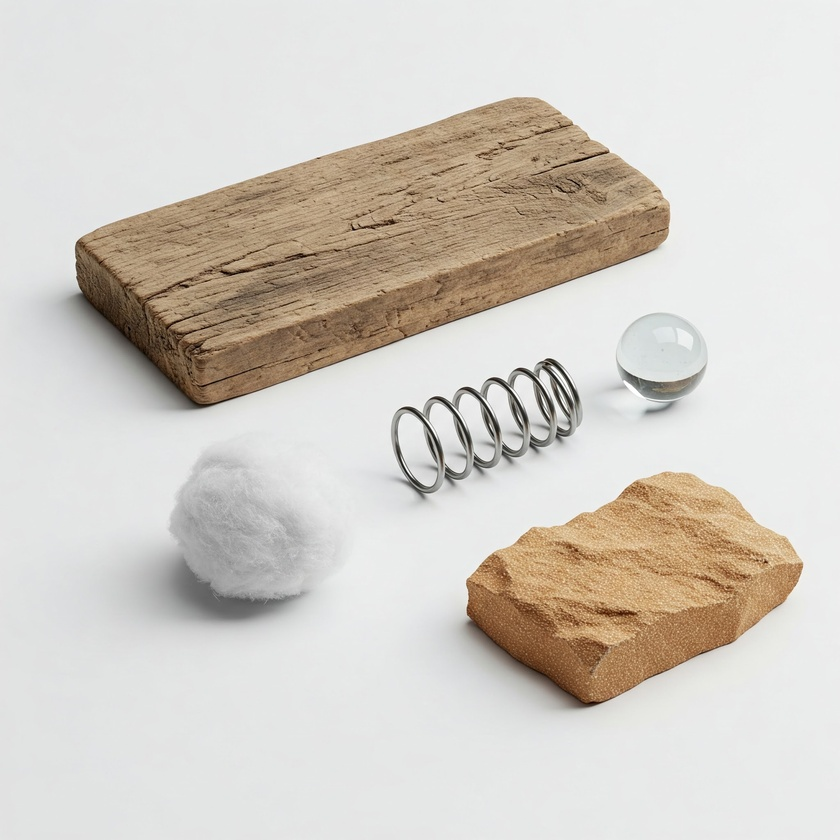
#> input picture week5_advanced_morphology/sample_images/foto1.jpeg, 840 x 840 px, shrunk from 2048 x 2048 before the run
$ python morphological_operations_showcase.py
#> lines starting #> are read from the running program, lines starting #| are printed output that depends on the picture; after the words box and inside, x2 and y2 are one past the last pixel; in counts of white or black regions, pixels touching at a corner belong together
import cv2  # OpenCV for image loading and morphological operations
import numpy as np
import matplotlib.pyplot as plt

# Path to your image file within the sample_images subfolder of week5.
# Create 'week5_morphological_operations/sample_images/' and place your image there.
IMAGE_PATH = "sample_images/foto1.jpeg"  # Veya "flowers.jpg", "clean.jpeg" gibi başka bir resim kullan

try:
    # Load the image
    original_image_bgr = cv2.imread(IMAGE_PATH)
#> original_image_bgr is the input picture: shape (840, 840, 3); mean B, G, R 197.7, 205.4, 210.9

    if original_image_bgr is None:
        raise FileNotFoundError(f"Resim '{IMAGE_PATH}' yolunda bulunamadı veya açılamadı.")

    # Convert to grayscale
    gray_image = cv2.cvtColor(original_image_bgr, cv2.COLOR_BGR2GRAY)
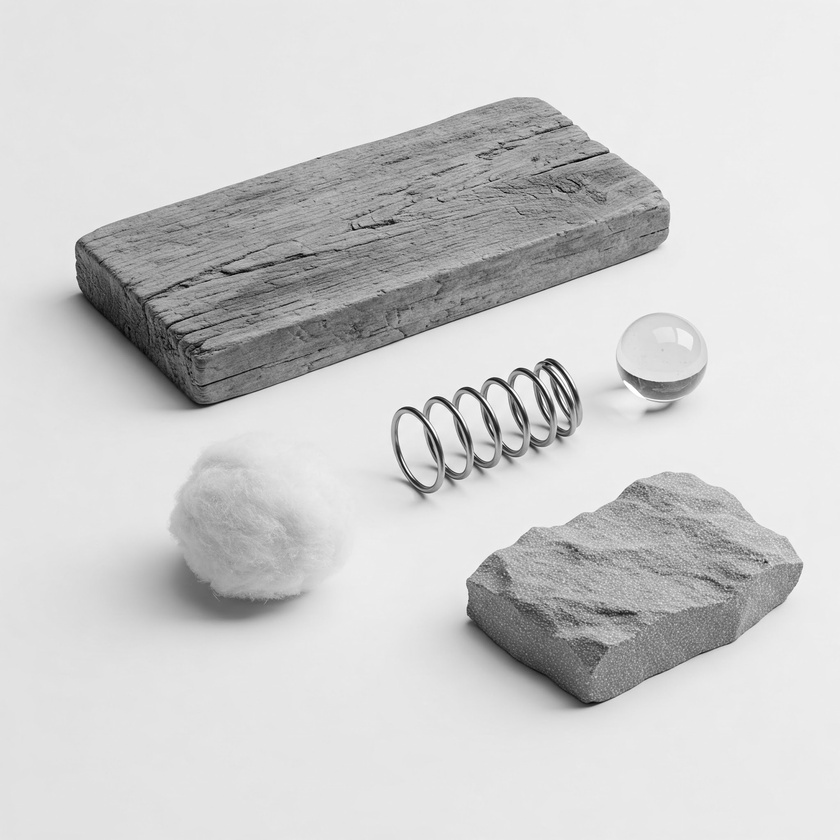
#> gray_image: shape (840, 840); min 2, max 255, mean 206
    print(f"'{IMAGE_PATH}' başarıyla gri tonlamalı olarak yüklendi.")

    # --- Resmi ikili (binary) hale getirme (Otsu metoduyla) ---
    # Morfolojik operasyonlar genellikle ikili görüntülerde daha net sonuçlar verir.
    # THRESH_BINARY_INV kullanarak ilgilenilen nesnelerin beyaz (255), arka planın siyah (0) olmasını sağlıyoruz.
    ret_otsu, binary_image = cv2.threshold(gray_image, 0, 255, cv2.THRESH_BINARY_INV + cv2.THRESH_OTSU)
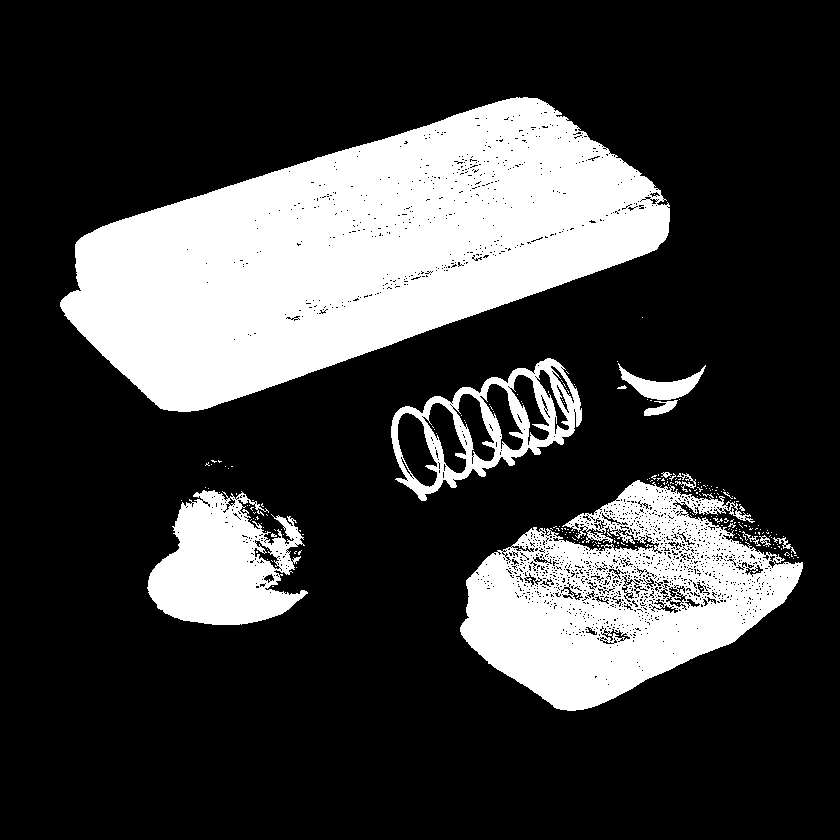
#> binary_image: shape (840, 840); 24.5% white; 230 white regions (216 under 20 px), largest, box (x1, y1, x2, y2) and area: (60, 97, 670, 412) 106813, (460, 480, 803, 711) 41726, (147, 490, 308, 625) 13748
#> ret_otsu = 182

    print(f"Resim Otsu eşik değeri ({ret_otsu}) ile ikili hale getirildi.")
#| Resim Otsu eşik değeri (182.0) ile ikili hale getirildi.
    print("Morfolojik operasyonlar için nesnelerin beyaz (255), arka planın siyah (0) olduğu varsayılır.")

    # --- Yapılandırma elemanı (kernel) tanımlama ---
    # PDF Kod 3.13 "kernel = ones((5,5), uint8)" kullanıyor.
    kernel_size = 5
    # kernel = np.ones((kernel_size, kernel_size), np.uint8) # PDF'teki gibi NumPy ile
    kernel = cv2.getStructuringElement(cv2.MORPH_RECT, (kernel_size, kernel_size))  # Veya OpenCV ile
    print(f"{kernel_size}x{kernel_size} boyutunda dikdörtgen bir kernel kullanılıyor.")

    # --- PDF Kod 3.13'teki Morfolojik Operasyonları Uygulama ---

    # 1. Aşındırma (Erosion)
    eroded_image = cv2.erode(binary_image, kernel, iterations=1)
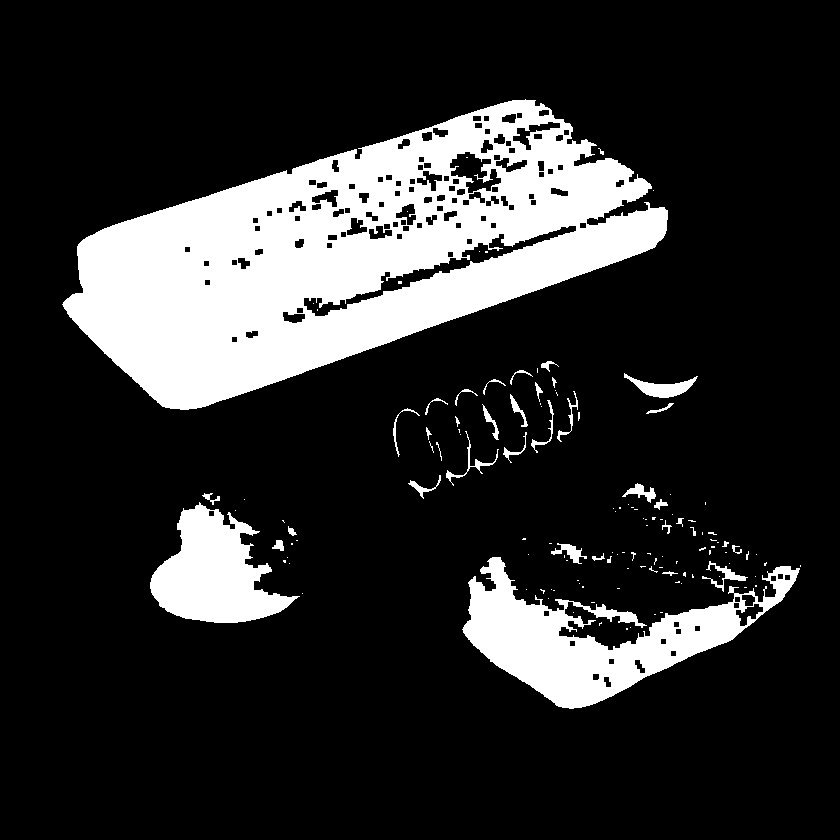
#> eroded_image: shape (840, 840); 17.9% white; 134 white regions (96 under 20 px), largest, box (x1, y1, x2, y2) and area: (62, 99, 668, 410) 93317, (462, 557, 800, 709) 18709, (150, 502, 300, 623) 9930

    # 2. Genişletme (Dilation)
    dilated_image = cv2.dilate(binary_image, kernel, iterations=1)
#> dilated_image: shape (840, 840); 28% white; 7 white regions, largest, box (x1, y1, x2, y2) and area: (58, 95, 672, 414) 111693, (458, 470, 805, 713) 53354, (145, 485, 310, 627) 16853

    # 3. Açma (Opening): Aşındırma -> Genişletme
    opened_image = cv2.morphologyEx(binary_image, cv2.MORPH_OPEN, kernel)
#> opened_image: shape (840, 840); 21.9% white; 54 white regions, largest, box (x1, y1, x2, y2) and area: (60, 97, 670, 412) 105424, (460, 555, 803, 711) 24403, (148, 491, 305, 625) 11730

    # 4. Kapama (Closing): Genişletme -> Aşındırma
    closed_image = cv2.morphologyEx(binary_image, cv2.MORPH_CLOSE, kernel)
#> closed_image: shape (840, 840); 26.1% white; 11 white regions (5 under 20 px), largest, box (x1, y1, x2, y2) and area: (60, 97, 670, 412) 107961, (460, 472, 803, 711) 50637, (147, 487, 308, 625) 15225, (391, 358, 582, 501) 8904, (617, 363, 706, 416) 1637, (205, 460, 222, 466) 48

    # 5. Morfolojik Gradyan: Genişletme - Aşındırma
    gradient_image = cv2.morphologyEx(binary_image, cv2.MORPH_GRADIENT, kernel)
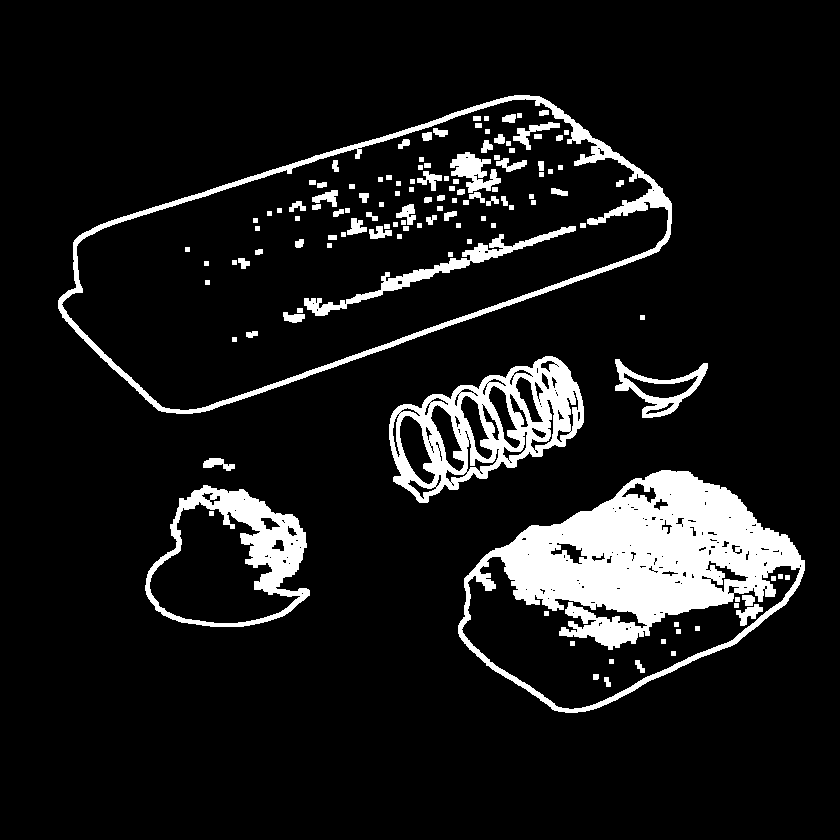
#> gradient_image: shape (840, 840); 10.1% white; 128 white regions, largest, box (x1, y1, x2, y2) and area: (458, 470, 805, 713) 32305, (389, 356, 584, 503) 11025, (58, 95, 672, 414) 9014

    # 6. Top Hat: Orijinal resim - Açma işlemi sonucu
    tophat_image = cv2.morphologyEx(binary_image, cv2.MORPH_TOPHAT, kernel)
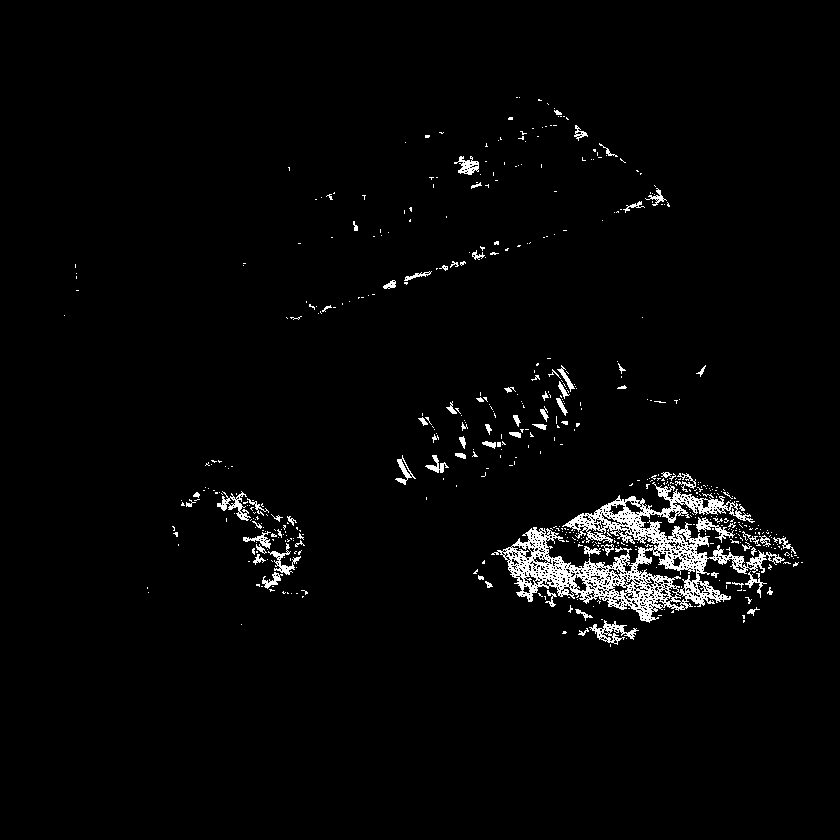
#> tophat_image: shape (840, 840); 2.6% white in thin lines or dots, all inside (x1, y1, x2, y2) = (64, 97, 803, 647)

    # 7. Black Hat: Kapama işlemi sonucu - Orijinal resim
    blackhat_image = cv2.morphologyEx(binary_image, cv2.MORPH_BLACKHAT, kernel)
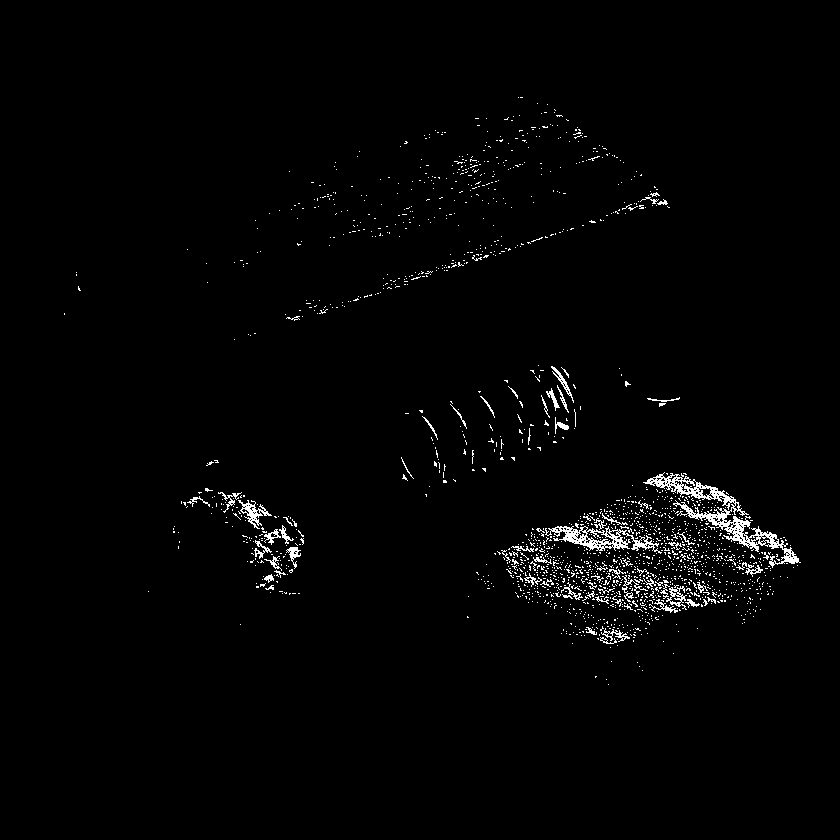
#> blackhat_image: shape (840, 840); 1.7% white in thin lines or dots, all inside (x1, y1, x2, y2) = (64, 97, 801, 685)

    print(f"'{IMAGE_PATH}' resminin ikili haline 7 morfolojik operasyon uygulandı.")

    # --- Sonuçları Matplotlib ile gösterme (PDF Şekil 3.28'e benzer) ---
    # 8 görüntü göstereceğiz: Orijinal İkili + 7 operasyon. 3x3 grid uygun olur.
    titles = [
        'Binarized Image (Input)', 'Erosion', 'Dilation',
        'Opening', 'Closing', 'Gradient',
        'Top Hat', 'Black Hat', 'Original Grayscale'  # Orijinal griyi de ekleyelim
    ]
    images_to_display = [
        binary_image, eroded_image, dilated_image,
        opened_image, closed_image, gradient_image,
        tophat_image, blackhat_image, gray_image
    ]

    plt.figure(figsize=(15, 15))  # 3x3 grid için figür boyutunu ayarla

    for i in range(len(images_to_display)):
        plt.subplot(3, 3, i + 1)
        plt.imshow(images_to_display[i], cmap='gray')
        plt.title(titles[i], fontsize=10)
        plt.xticks([])  # PDF'teki gibi eksen işaretlerini kaldır
        plt.yticks([])
#> this loop made 9 passes

    plt.tight_layout(pad=1.5)  # Alt grafikler arası boşluğu ayarla
    plt.suptitle("Morphological Operations Showcase (Kernel: 5x5)", fontsize=16, y=0.99)
    plt.subplots_adjust(top=0.95)  # Ana başlık için yer aç
    plt.show()

except FileNotFoundError as fnf_error:
    print(fnf_error)
except Exception as e:
    import traceback

    print(f"Beklenmedik bir hata oluştu: {e}")
    traceback.print_exc()

$ run again, with week5_advanced_morphology/sample_images/foto2.jpeg copied over week5_advanced_morphology/sample_images/foto1.jpeg
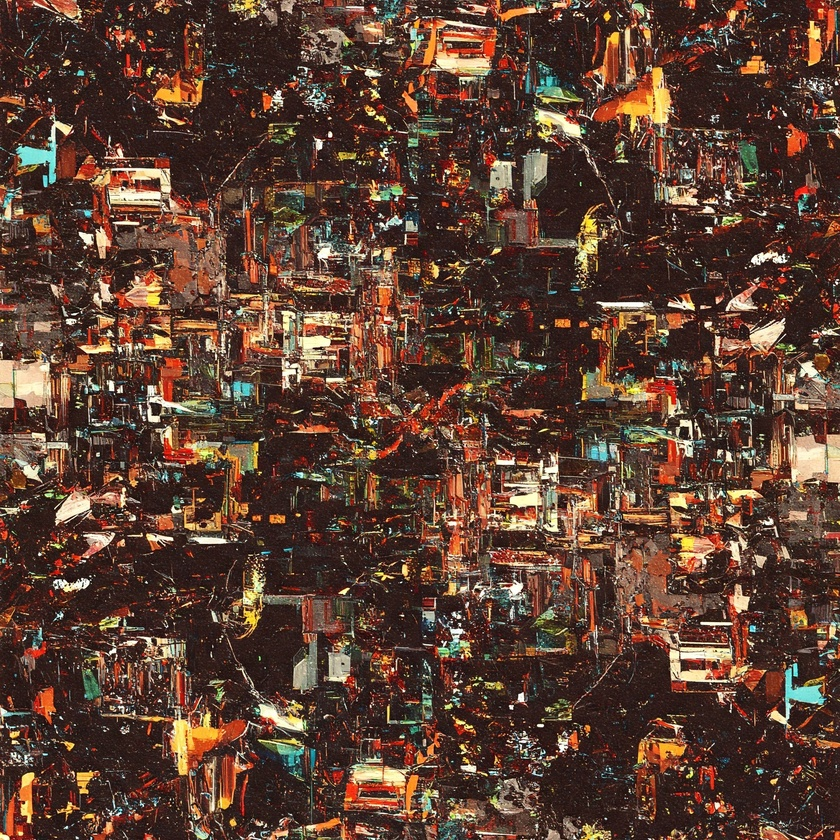
#> input picture week5_advanced_morphology/sample_images/foto2.jpeg, 840 x 840 px, shrunk from 2048 x 2048 before the run
#> original_image_bgr is the input picture: shape (840, 840, 3); mean B, G, R 50.8, 64.8, 93
#> `ret_otsu, binary_image = cv2.threshold(gray_image, 0, 255, cv2.THRESH_..`:
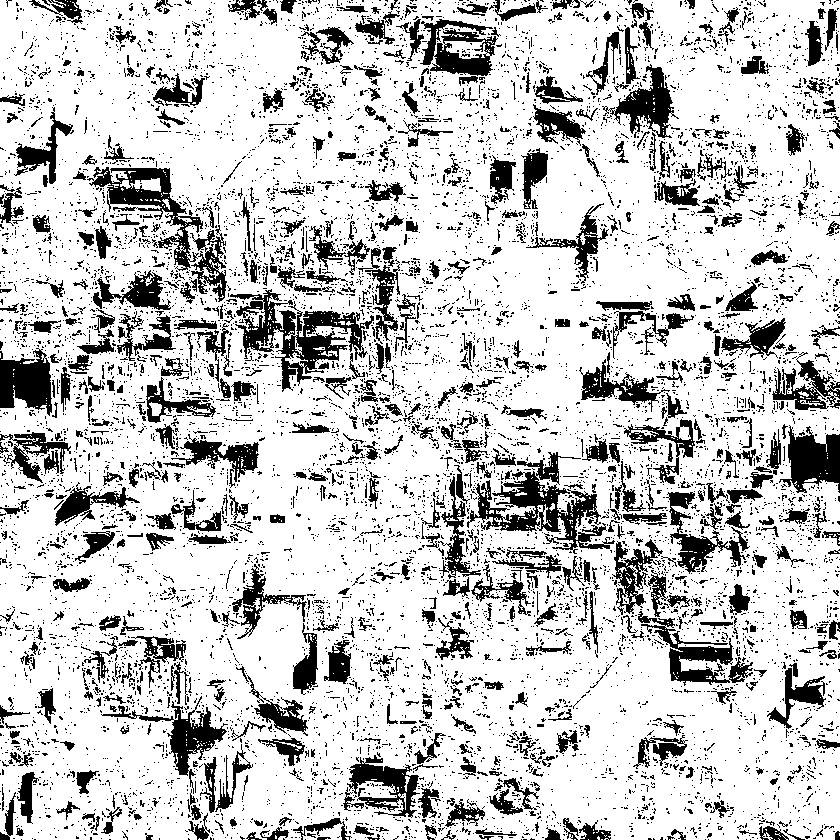
#> binary_image: shape (840, 840); 78.8% white; 9360 black regions (8584 under 20 px), largest, box (x1, y1, x2, y2) and area: (230, 289, 374, 392) 4689, (467, 452, 615, 554) 4682, (87, 167, 203, 271) 3087
#> ret_otsu = 105
#| Resim Otsu eşik değeri (105.0) ile ikili hale getirildi.
#> eroded_image: shape (840, 840); 36.6% white; 1091 white regions (776 under 20 px), largest, box (x1, y1, x2, y2) and area: (0, 368, 445, 840) 45950, (382, 59, 792, 461) 45906, (434, 501, 840, 840) 41218
#> dilated_image: shape (840, 840); 97.2% white; 453 black regions (311 under 20 px), largest, box (x1, y1, x2, y2) and area: (790, 437, 840, 483) 1650, (0, 362, 49, 406) 1648, (172, 716, 220, 773) 716
#> opened_image: shape (840, 840); 63.4% white; 1589 black regions (1312 under 20 px), largest, box (x1, y1, x2, y2) and area: (0, 135, 840, 713) 134367, (325, 0, 772, 227) 23324, (69, 610, 320, 840) 14133
#> closed_image: shape (840, 840); 92.7% white; 375 black regions (1 under 20 px), largest, box (x1, y1, x2, y2) and area: (788, 435, 840, 485) 2154, (0, 360, 51, 408) 2108, (617, 68, 671, 129) 1519
#> tophat_image: shape (840, 840); 15.4% white in thin lines or dots
#> `blackhat_image = cv2.morphologyEx(binary_image, cv2.MORPH_BLACKHAT, ke..`:
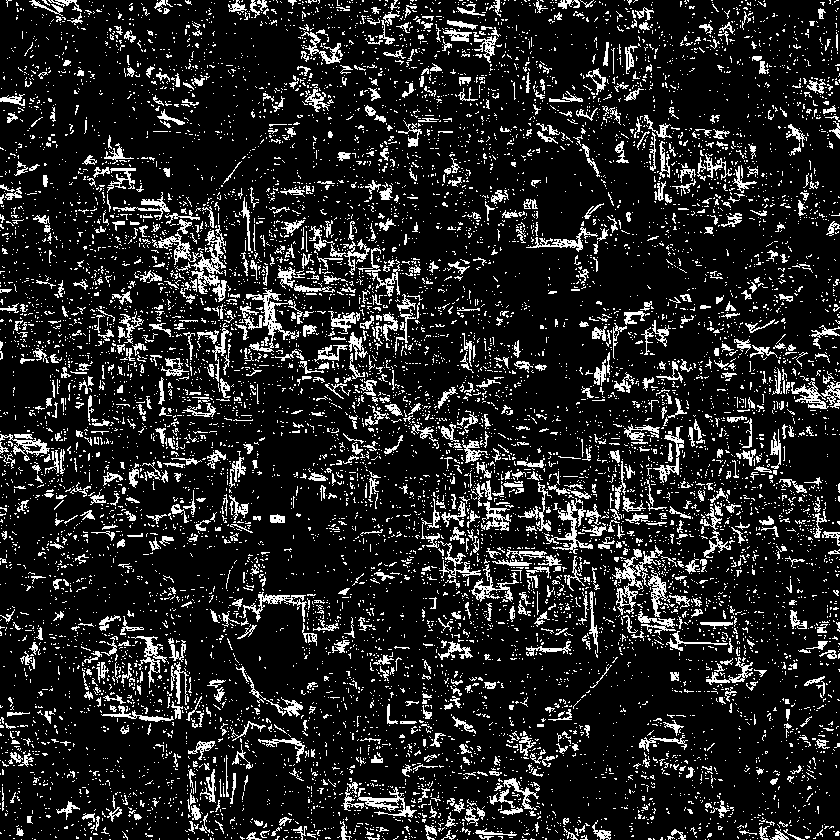
#> blackhat_image: shape (840, 840); 13.9% white in thin lines or dots
#> the loop `for i in range(len(images_to_display)):` made 9 passes
